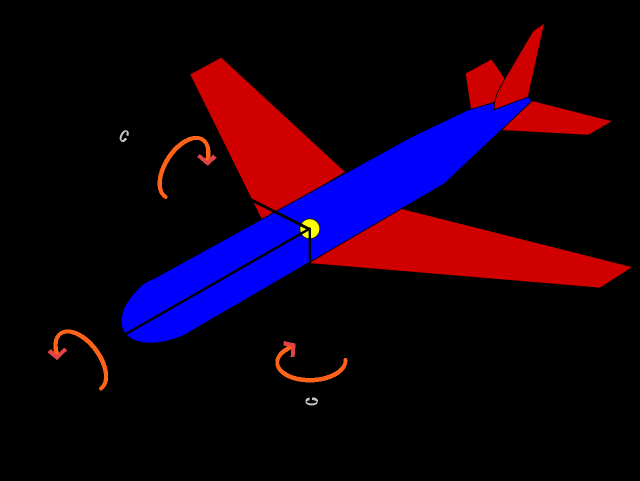
#> input picture utils/Pitch_Yaw_Roll.png, 1280 x 962 px (shown at 1/2 size)
$ python -i utils.py   (imports and definitions only)   (older library calls are emulated)
#> lines starting #> are read from the running program, lines starting #| are printed output that depends on the picture
#!/usr/bin/python3
# coding: utf-8


import time as tm
import numpy as np
import os, cv2, json
from glob import glob
from shutil import copyfile
from tqdm import trange, tqdm


INT = lambda x,f=1: tuple(int(i*f) for i in x)
INV = lambda x: ' '.join(x[:-4].split()[::-1])+x[-4:]
##########################################################################################
# [140 lines left out: functions test_cam, format_json, rename, binarize, brighten, vid_process and 3 more, not called in this run]


##########################################################################################
def blur_score(im, ksz=60): # estimate motion blur
#> called with im = 'Pitch_Yaw_Roll.png', ksz = 60
    if type(im)==str and os.path.isfile(im):
        im = cv2.imread(im, 0) # gray
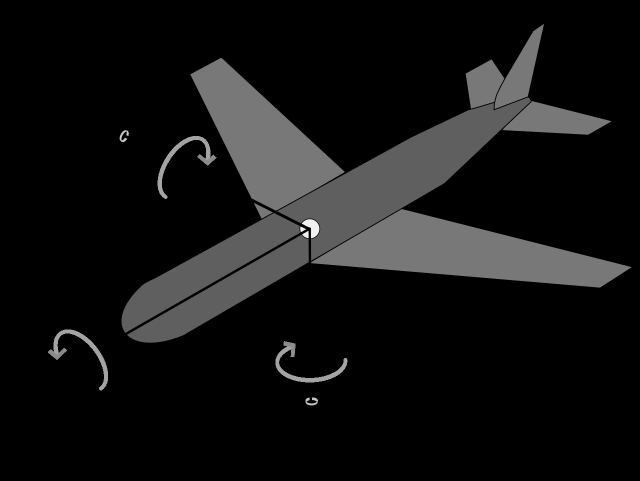
#> im: shape (962, 1280) (shown at 1/2 size); min 0, max 255, mean 19.1
    elif im.ndim>2: # for BGR
        im = cv2.cvtColor(im, cv2.COLOR_BGR2GRAY)
    if type(ksz)==int and ksz>0: # using FFT
        cy, cx = [i//2 for i in im.shape[:2]]
#> cy = 481; cx = 640
        fft = np.fft.fftshift(np.fft.fft2(im))
        fft[cy-ksz:cy+ksz, cx-ksz:cx+ksz] = 0
        fft = np.fft.ifft2(np.fft.ifftshift(fft))
        return np.mean(np.log(np.abs(fft)))*200
    else: # using Laplacian(ksize=1)
        return cv2.Laplacian(im, cv2.CV_64F).var()


# [47 lines left out: functions blur_filter, match_filter, not called in this run]


from threading import Thread
from multiprocessing import Process, Pool, cpu_count
##########################################################################################
# [13 lines left out: function multi_process, not called in this run]


IRT = lambda n,p=3.5,k=12: [0.99*(1+p/100/k)**(n*k)-1, n*p/100]
##########################################################################################
# [12 lines left out: function interest_ratio, not called in this run]


##########################################################################################
# [7 lines not run here, left out]

>>> result = blur_score('Pitch_Yaw_Roll.png')
#> result = 25.38
